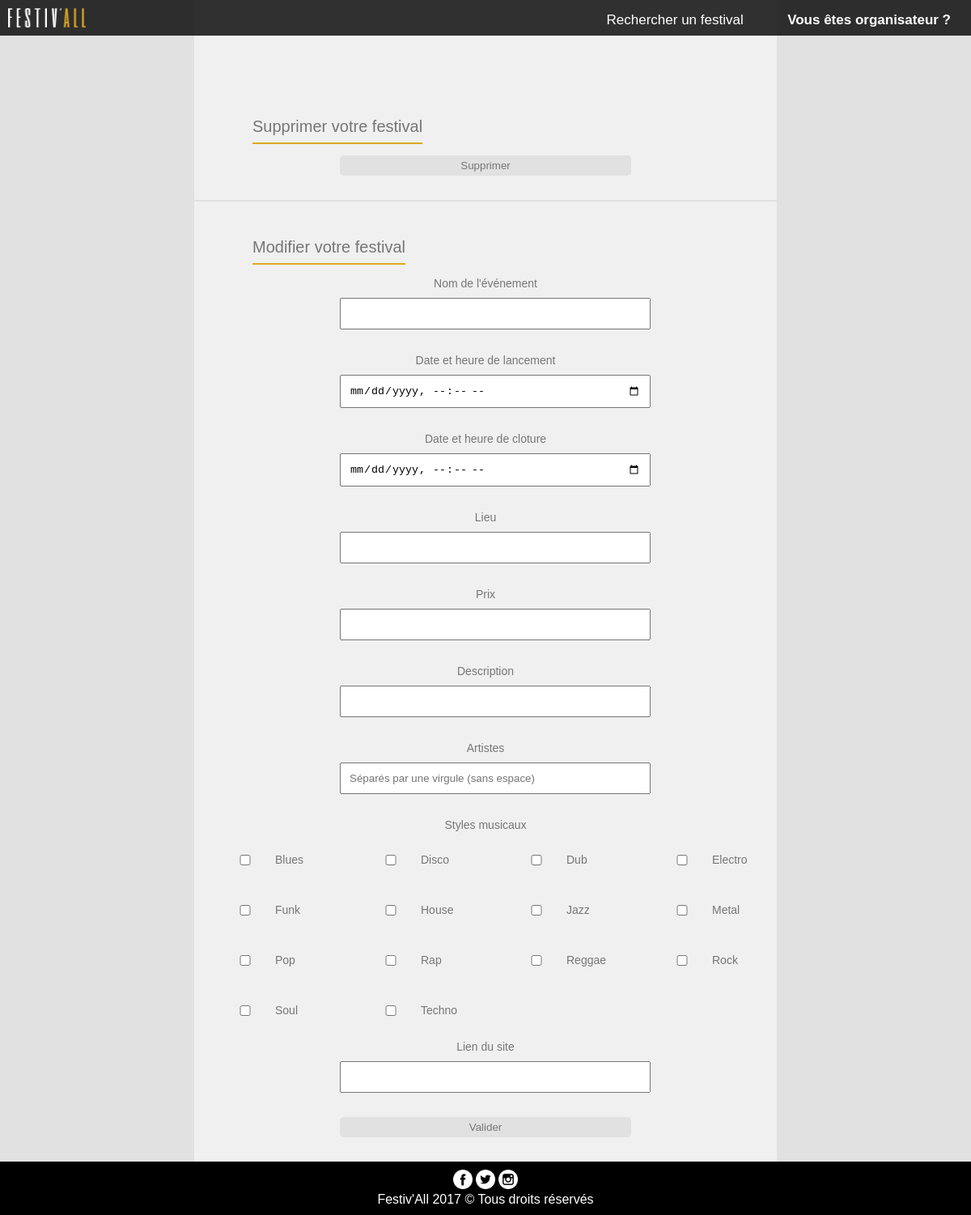
The page /festmodif.php on the database its author committed.
### tables this page shows
CREATE TABLE IF NOT EXISTS `style` (
`id` int(11) NOT NULL,
  `nom` varchar(11) NOT NULL
);

### addForm.php (the view)
<form method="POST" action="<?php if(isset($info)) { echo("festivalUpdate.php"); } else { echo("festivalCreate.php"); } ?>">
	<label for="nom">Nom de l'événement</label>
	<input type="text" name="nom" id="nom" required <?php if(isset($info)) { echo("value='".$info["nom"]."'"); } ?>>
	<label for="dateStart">Date et heure de lancement</label>
	<input type="datetime-local" name="dateStart" id="dateStart" required <?php if(isset($info)) { echo("value='".$info["date_start"]."'"); } ?>>
	<label for="dateStop">Date et heure de cloture</label>
	<input type="datetime-local" name="dateStop" id="dateStop" required <?php if(isset($info)) { echo("value='".$info["date_stop"]."'"); } ?>>
	<label for="lieu">Lieu</label>
	<input type="text" name="lieu" id="lieu" required <?php if(isset($info)) { echo("value='".$info["lieu"]."'"); } ?>>
	<label for="prix">Prix</label>
	<input type="number" name="prix" id="prix" required <?php if(isset($info)) { echo("value='".$info["prix"]."'"); } ?>>
	<label for="description">Description</label>
	<input type="text" name="description" id="description" required <?php if(isset($info)) { echo("value='".$info["description"]."'"); } ?>>
	<label for="artistes">Artistes</label>
	<input type="text" name="artistes" id="artistes" placeholder="Séparés par une virgule (sans espace)" required <?php if(isset($info)) { echo("value='".$listArtiste."'"); } ?>>
	<label for="styles-checkbox">Styles musicaux</label>
	<div id="styles-checkbox">
		<?php
			include_once("connect.php");
			$list = $bdd->query("SELECT nom FROM style");
			foreach($list as $style)
			{
				$name = $style["nom"];
				?>
					<div class='genre'>
						<label for="<?php echo($name); ?>"><?php echo(ucfirst($name)); ?></label>
						<input type="checkbox" name="styles[]" id="<?php echo($name); ?>" value="<?php echo($name); ?>" <?php if(isset($info) && in_array($name, $listStyles)) { echo("checked"); } ?>>
					</div>
				<?php
			}
		?>
	</div>
	<label for="lien">Lien du site</label>
	<input type="url" name="lien" id="lien" required <?php if(isset($info)) { echo("value='".$info["lien"]."'"); } ?>>
	<input class="button" type="submit" value="Valider">
</form>

### css/festadd.css (style rules this page uses)
* { margin: 0; padding: 0; }
body { background-color: #E1E1E1; }
label { font-size: 14px; text-align: center; display: inherit; margin-bottom: 10px; font-family: 'Avenir', sans-serif; color: #767676; }
label[for=lien] { clear: both; }
input { margin-bottom: 20px; padding: 10px; width: 50%; margin: 0 25% 30px; }
#styles-checkbox label { display: inline; position: relative; bottom: -16px; margin-left: 100px; margin-top: 10px; }
#styles-checkbox input { padding: 0; width: 20%; }
#styles-checkbox .genre { float:left; width:25%; }
input[type=submit] { padding: 5px; border: none; -webkit-border-radius: 5px; border-radius: 5px; text-align: center; background-color: #E1E1E1; font-family: 'Avenir', sans-serif; color: #767676; }

### rows shown on the page
style: nom "Blues"
style: nom "Disco"
style: nom "Dub"
style: nom "Electro"
style: nom "Funk"
style: nom "House"
style: nom "Jazz"
style: nom "Metal"
style: nom "Pop"
style: nom "Rap"
style: nom "Reggae"
style: nom "Rock"
style: nom "Soul"
style: nom "Techno"
